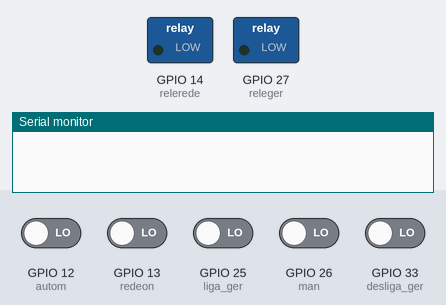
Bench run of a sketch on a simulated ESP32. Shown: switched loads named in the sketch (green lamp = pin HIGH), the last lines printed to the serial monitor. Inputs (shaded band) come from the test bench; at power-on: GPIO 12 (autom), GPIO 13 (redeon), GPIO 25 (liga_ger), GPIO 26 (man), GPIO 33 (desliga_ger) LOW.

Above: at 1.2 s.
1.3 s: GPIO 12 (autom) driven HIGH
At 1.6 s:
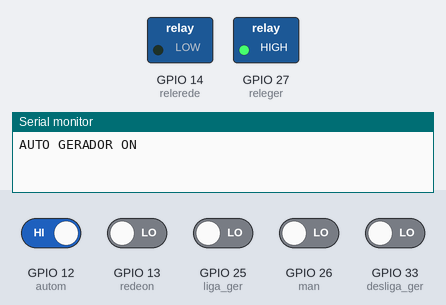
2.8 s: GPIO 13 (redeon) driven HIGH
At 4.3 s:
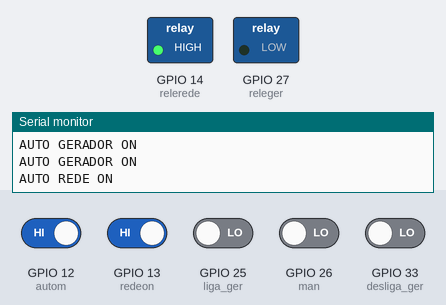
4.8 s: GPIO 26 (man) driven HIGH
7.8 s: GPIO 25 (liga_ger) driven HIGH
At 10.1 s:
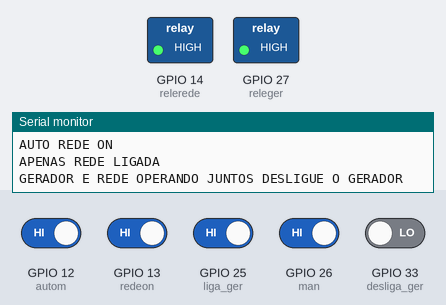
10.8 s: GPIO 33 (desliga_ger) driven HIGH
At 11.8 s:
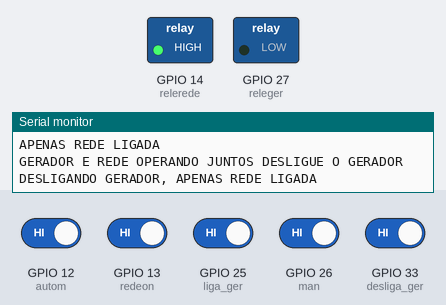
13.8 s: GPIO 33 (desliga_ger) driven LOW
At 16.2 s:
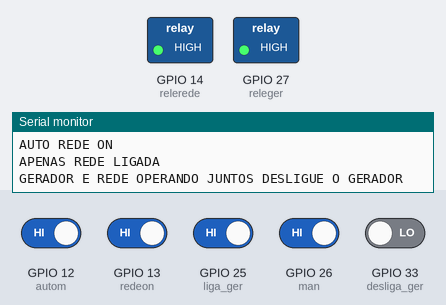
Timing chart, 0 to 17.8 s (numbered marks = the images above; inputs shaded):
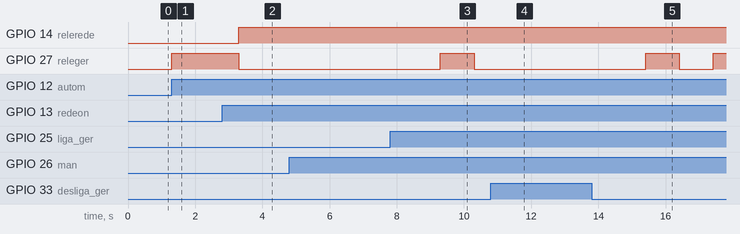

The sketch:

qta_v01.ino
```cpp
#define redeon 13
#define releger 27
#define relerede 14
#define desliga_ger 33
#define liga_ger 25
#define autom 12
#define man 26


void setup() {

  pinMode(releger, OUTPUT);
  pinMode(relerede, OUTPUT);
  pinMode(redeon, INPUT);
  pinMode(autom, INPUT);
  pinMode(man, INPUT);
  pinMode(desliga_ger, INPUT);
  pinMode(liga_ger, INPUT);
  Serial.begin(9600);
  int i;

}

void manual(){

  if(digitalRead(redeon) == LOW){  //REDE DESLIGADA
  digitalWrite(relerede,LOW);    //DESLIGA RELE DA REDE
      if(digitalRead(releger) == HIGH){    //GERADOR JÁ ESTA LIGADO
      Serial.println("GERADOR LIGADO");
  }
        if(digitalRead(releger) == LOW){ //GERADOR DESLIGADO
          Serial.println("(MODO MANUAL)SEM REDE LIGUE O GERADOR"); // AGUARDA A OPERAÇÃO MANUAL
          if(digitalRead(liga_ger) == HIGH){ // BOTÃO DE LIGA GERADOR
          digitalWrite(releger, HIGH);

    }
  }
              if(digitalRead(desliga_ger) == HIGH){  //BOTÃO DE DESLIGA GERADOR
              digitalWrite(releger,LOW);
              Serial.println("DESLIGANDO GERADOR");
  }
  }
  if(digitalRead(redeon)== HIGH){   //REDE LIGADA
  digitalWrite(relerede, HIGH);    //LIGA RELE DA REDE
  Serial.println("APENAS REDE LIGADA");
        if(digitalRead(liga_ger) == HIGH){ // BOTÃO DE LIGA GERADOR
        digitalWrite(releger, HIGH);
    }
         if(digitalRead(releger) == HIGH){   //GERADOR LIGADO
         Serial.println("GERADOR E REDE OPERANDO JUNTOS DESLIGUE O GERADOR");
  }
            if(digitalRead(desliga_ger) == HIGH){  //BOTÃO DE DESLIGA GERADOR
            digitalWrite(releger,LOW);
            Serial.println("DESLIGANDO GERADOR, APENAS REDE LIGADA");
  }
}
}

void automatico(){
    if(digitalRead(redeon) == LOW){  //REDE DESLIGADA
      digitalWrite(releger, HIGH);   // LIGA GERADOR
      digitalWrite(relerede, LOW);    // TIRA REDE
      Serial.println("AUTO GERADOR ON");
    }
    if(digitalRead(redeon) == HIGH){  //REDE LIGADA
    digitalWrite(relerede, HIGH);     //LIGA REDE
    digitalWrite(releger, LOW);       //TIRA GERADOR
    Serial.println("AUTO REDE ON");
    }
}
void loop() {
  if(digitalRead(autom)== HIGH){
  automatico();
  delay(1000);
  }
  if(digitalRead(man) == HIGH){
  manual();
  delay(1000);
  }
} 
```

Measured:
- after the input at 1.3 s, GPIO 27 (releger): LOW → HIGH at once
- after the input at 2.8 s, GPIO 14 (relerede): LOW → HIGH after 0.50 s; GPIO 27 (releger): HIGH → LOW after 0.50 s
- after the input at 7.8 s, GPIO 27 (releger): LOW → HIGH after 1.5 s, → LOW 1.0 s later
- after the input at 10.8 s, GPIO 27 (releger): stays LOW (without the input it goes to HIGH after 0.51 s)
- after the input at 13.8 s, GPIO 27 (releger): LOW → HIGH after 1.6 s, → LOW 1.0 s later, → HIGH 1.0 s later
